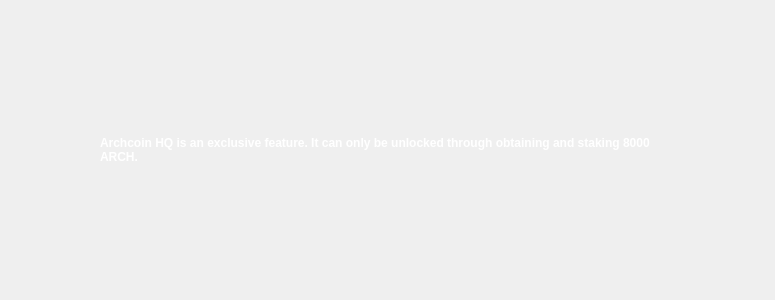
<?xml version="1.0" encoding="UTF-8"?>
<ui version="4.0">
 <class>HqPageClass</class>
 <widget class="QWidget" name="HqPage">
  <widget class="QWidget" name="widget" native="true">
  <property name="geometry">
    <rect>
      <x>100</x>
      <y>0</y>
      <width>575</width>
      <height>300</height>
    </rect>
  </property>
  <property name="windowTitle">
   <string>Arch HQ</string>
  </property>
  <layout class="QHBoxLayout" name="horizontalLayout" stretch="1,1">
   <item>
    <widget class="QLabel" name="HqPageMain">
    <property name="styleSheet">
      <string notr="true">QLabel { color: white; font-weight: bold; }</string>
    </property>
     <property name="text">
      <string>Archcoin HQ is an exclusive feature. It can only be unlocked through obtaining and staking 8000 ARCH.</string>
     </property>
     <property name="wordWrap">
      <bool>true</bool>
     </property>
     <property name="openExternalLinks">
      <bool>false</bool>
     </property>
    </widget>
    </item>
   </layout>
   </widget>
  </widget>
 <resources/>
 <connections/>
</ui>
